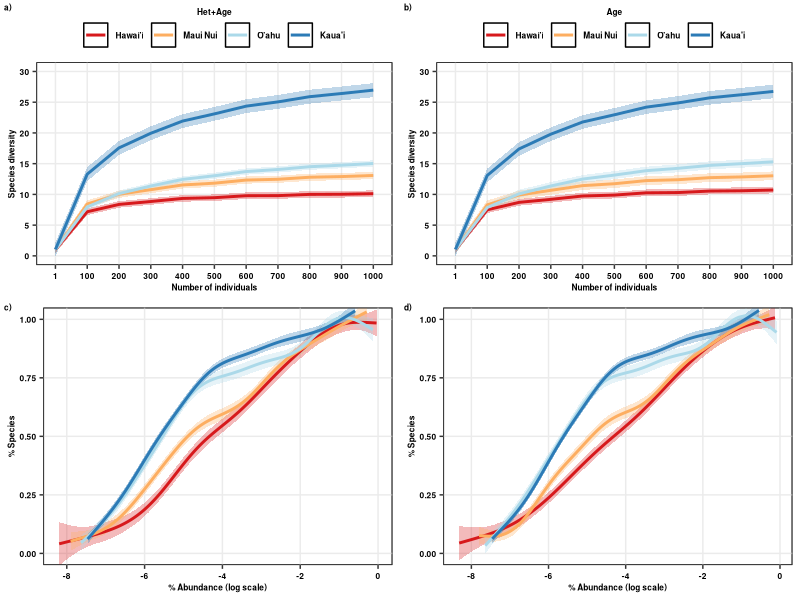

Write the R code that produced this figure.
###############
# All natives #
# 7 plots #####
###############

require(tidyr)
require(dplyr)
require(ggplot2)
require(grid)
require(reshape2)
library(rms)


##################
# Scenario 2 #####
##################

SACs_2<-read.csv("Cleaned_Data/Scen2_Natives_7plots_SACs_GAMMestimates.csv")

RAD_2<-read.csv("Cleaned_Data/Scen2_Natives_7plots_RAD_GAMMestimates.csv")

##################
# Scenario 3 #####
##################

SACs_3<-read.csv("Cleaned_Data/Scen3_Natives_7plots_SACs_GAMMestimates.csv")

RAD_3<-read.csv("Cleaned_Data/Scen3_Natives_7plots_RAD_GAMMestimates.csv")

##################
# SACs ###########
##################

#Scenario 2

SACs_2$m<-as.factor(SACs_2$m)

SACs_2$geo_entity2<-as.character(SACs_2$geo_entity2)
SACs_2$geo_entity2<-ifelse(SACs_2$geo_entity2=="Hawai'i Island","Hawai'i",SACs_2$geo_entity2)
SACs_2$geo_entity2<-ifelse(SACs_2$geo_entity2=="Kaua'i Island","Kaua'i",SACs_2$geo_entity2)
SACs_2$geo_entity2<-ifelse(SACs_2$geo_entity2=="O'ahu Island","O'ahu",SACs_2$geo_entity2)
SACs_2$geo_entity2<-as.factor(SACs_2$geo_entity2)

SACs_2$geo_entity2<-as.factor(SACs_2$geo_entity2)
SACs_2$geo_entity2<-factor(SACs_2$geo_entity2,levels=c("Hawai'i","Maui Nui","O'ahu","Kaua'i"))

SACs_22<-ggplot(SACs_2,aes(x=m,y=fit,group=geo_entity2,color=geo_entity2))+ 
  #geom_point(position = position_jitter(w = 0.02, h = 0),size=0.5,alpha=0.2)+
  geom_ribbon(data=SACs_2,aes(ymin=lwrS,ymax=uprS,fill=geo_entity2), alpha = 0.3,colour="transparent")+
  geom_line(data=SACs_2,aes(x=m,y=fit,group=geo_entity2,color=geo_entity2),size=1)+
  #geom_smooth(data=SACs_2,aes(x=m,y=qD_pred,group=geo_entity2,color=geo_entity2),size=1,se=FALSE,method="gam",formula=y~s(x))+
  scale_y_continuous(breaks=c(0,5, 10, 15, 20,25,30))+
  scale_colour_manual(values=c("#d7191c","#fdae61","#abd9e9","#2c7bb6"))+
  scale_fill_manual(values=c("#d7191c","#fdae61","#abd9e9","#2c7bb6"))+
  coord_cartesian(ylim=c(0,30))+
 
  ylab("Species diversity")+xlab("Number of individuals")+
  guides(colour=guide_legend(title="Het+Age",title.position = "top"),fill="none")+

  theme_bw()+theme(legend.position="top", axis.title.y=element_text(colour="black",face="bold",size=6),
                   axis.title.x=element_text(colour="black",face="bold",size=6),
                   axis.text.x=element_text(colour=c("black"),face="bold",size=6),
                   axis.text.y=element_text(colour=c("black"),face="bold",size=6),
                   legend.text=element_text(colour=c("black"),face="bold",size=6),
                   legend.title = element_text(colour=c("black"),face="bold",size=6),
                   legend.title.align = 0.5,
                   legend.margin =margin(t=0, r=0, b=0, l=0, unit="cm"),
                   panel.background =element_rect(fill="transparent",colour="black"),panel.grid.minor=element_blank())

#Scenario 3

SACs_3$m<-as.factor(SACs_3$m)

SACs_3$geo_entity2<-as.character(SACs_3$geo_entity2)
SACs_3$geo_entity2<-ifelse(SACs_3$geo_entity2=="Hawai'i Island","Hawai'i",SACs_3$geo_entity2)
SACs_3$geo_entity2<-ifelse(SACs_3$geo_entity2=="Kaua'i Island","Kaua'i",SACs_3$geo_entity2)
SACs_3$geo_entity2<-ifelse(SACs_3$geo_entity2=="O'ahu Island","O'ahu",SACs_3$geo_entity2)
SACs_3$geo_entity2<-as.factor(SACs_3$geo_entity2)

SACs_3$geo_entity2<-as.factor(SACs_3$geo_entity2)
SACs_3$geo_entity2<-factor(SACs_3$geo_entity2,levels=c("Hawai'i","Maui Nui","O'ahu","Kaua'i"))


SACs_33<-ggplot(SACs_3,aes(x=m,y=qD,group=geo_entity2,color=geo_entity2))+ 
  geom_ribbon(data=SACs_3,aes(ymin=lwrS,ymax=uprS,fill=geo_entity2), alpha = 0.3,colour="transparent")+
  geom_line(data=SACs_3,aes(x=m,y=fit,group=geo_entity2,color=geo_entity2),size=1)+
  #geom_smooth(data=SACs_2,aes(x=m,y=qD_pred,group=geo_entity2,color=geo_entity2),size=1,se=FALSE,method="gam",formula=y~s(x))+
  scale_y_continuous(breaks=c(0,5, 10, 15, 20,25,30))+
  scale_colour_manual(values=c("#d7191c","#fdae61","#abd9e9","#2c7bb6"))+
  scale_fill_manual(values=c("#d7191c","#fdae61","#abd9e9","#2c7bb6"))+
  ylab("Species diversity")+xlab("Number of individuals")+
  #scale_color_npg()+
  coord_cartesian(ylim=c(0,30))+
  guides(colour=guide_legend(title="Age",title.position = "top"), fill="none")+
  theme_bw()+theme(legend.position="top", axis.title.y=element_text(colour="black",face="bold",size=6),
                   axis.title.x=element_text(colour="black",face="bold",size=6),
                   axis.text.x=element_text(colour=c("black"),face="bold",size=6),
                   axis.text.y=element_text(colour=c("black"),face="bold",size=6),
                   legend.text=element_text(colour=c("black"),face="bold",size=6),
                   legend.title = element_text(colour=c("black"),face="bold",size=6),
                   legend.title.align = 0.5,
                   legend.margin =margin(t=0, r=0, b=0, l=0, unit="cm"),
                   panel.background =element_rect(fill="transparent",colour="black"),panel.grid.minor=element_blank())

##################
# RADs ###########
##################

#Scenario 2

RAD_2$geo_entity2<-as.character(RAD_2$geo_entity2)
RAD_2$geo_entity2<-ifelse(RAD_2$geo_entity2=="Hawai'i Island","Hawai'i",RAD_2$geo_entity2)
RAD_2$geo_entity2<-ifelse(RAD_2$geo_entity2=="Kaua'i Island","Kaua'i",RAD_2$geo_entity2)
RAD_2$geo_entity2<-ifelse(RAD_2$geo_entity2=="O'ahu Island","O'ahu",RAD_2$geo_entity2)
RAD_2$geo_entity2<-as.factor(RAD_2$geo_entity2)

RAD_2$geo_entity2<-as.factor(RAD_2$geo_entity2)
RAD_2$geo_entity2<-factor(RAD_2$geo_entity2,levels=c("Hawai'i","Maui Nui","O'ahu","Kaua'i"))

raDs_2<-ggplot(RAD_2,aes(y=fit,x=log(RelAbund),group=geo_entity2,color=geo_entity2))+ 
  geom_ribbon(data=RAD_2,aes(ymin=lwrS,ymax=uprS,fill=geo_entity2), alpha = 0.3,colour="transparent")+
  geom_line(data=RAD_2,aes(x=log(RelAbund),y=fit,group=geo_entity2,color=geo_entity2),size=1)+
  # geom_point(position = position_jitter(w = 0, h = 0.02),size=0.5,alpha=0.1)+
  # geom_smooth(data=RAD_2, aes(y=RankN_pred,x=log(RelAbund), group=geo_entity2, color=geo_entity2),method="gam", formula=y~s(x),size=1,se=FALSE)+
  scale_colour_manual(values=c("#d7191c","#fdae61","#abd9e9","#2c7bb6"))+
  scale_fill_manual(values=c("#d7191c","#fdae61","#abd9e9","#2c7bb6"))+
  coord_cartesian(ylim=c(0,1))+
  ylab("% Species")+xlab("% Abundance (log scale)")+
  #scale_color_npg()+
  guides(colour=guide_legend(title=""),fill="none")+
  theme_bw()+theme(axis.title.x=element_text(colour="black",face="bold",size=6),
                   axis.title.y=element_text(colour="black",face="bold",size=6),
                   axis.text.x=element_text(colour=c("black"),face="bold",size=6),
                   axis.text.y=element_text(colour=c("black"),face="bold",size=6),
                   legend.text=element_text(colour="black",face="bold",size=6),
                   legend.title.align = 0,
                   legend.position=c("none"),
                   legend.title=element_text(colour="black",face="bold",size=6),
                   legend.key.size = unit(2.5, 'lines'),
                   panel.background =element_rect(fill="transparent",colour="black"),panel.grid.minor=element_blank())

#Scenario 3

RAD_3$geo_entity2<-as.character(RAD_3$geo_entity2)
RAD_3$geo_entity2<-ifelse(RAD_3$geo_entity2=="Hawai'i Island","Hawai'i",RAD_3$geo_entity2)
RAD_3$geo_entity2<-ifelse(RAD_3$geo_entity2=="Kaua'i Island","Kaua'i",RAD_3$geo_entity2)
RAD_3$geo_entity2<-ifelse(RAD_3$geo_entity2=="O'ahu Island","O'ahu",RAD_3$geo_entity2)
RAD_3$geo_entity2<-as.factor(RAD_3$geo_entity2)

RAD_3$geo_entity2<-as.factor(RAD_3$geo_entity2)
RAD_3$geo_entity2<-factor(RAD_3$geo_entity2,levels=c("Hawai'i","Maui Nui","O'ahu","Kaua'i"))

raDs_3<-ggplot(RAD_3,aes(y=fit,x=log(RelAbund),group=geo_entity2,color=geo_entity2))+ 
  geom_ribbon(data=RAD_3,aes(ymin=lwrS,ymax=uprS,fill=geo_entity2), alpha = 0.3,colour="transparent")+
  geom_line(data=RAD_3,aes(x=log(RelAbund),y=fit,group=geo_entity2,color=geo_entity2),size=1)+
  # geom_point(position = position_jitter(w = 0, h = 0.02),size=0.5,alpha=0.1)+
  # geom_smooth(data=RAD_3, aes(y=RankN_pred,x=log(RelAbund), group=geo_entity2, color=geo_entity2),method="gam", formula=y~s(x),size=1,se=FALSE)+
  scale_colour_manual(values=c("#d7191c","#fdae61","#abd9e9","#2c7bb6"))+
  scale_fill_manual(values=c("#d7191c","#fdae61","#abd9e9","#2c7bb6"))+
  
  coord_cartesian(ylim=c(0,1))+
  guides(colour=guide_legend(title=""),fill="none")+
  ylab("% Species")+xlab("% Abundance (log scale)")+
  #scale_color_npg()+
  guides(colour=guide_legend(title=""))+
  theme_bw()+theme(axis.title.x=element_text(colour="black",face="bold",size=6),
                   axis.title.y=element_text(colour="black",face="bold",size=6),
                   axis.text.x=element_text(colour=c("black"),face="bold",size=6),
                   axis.text.y=element_text(colour=c("black"),face="bold",size=6),
                   legend.text=element_text(colour="black",face="bold",size=6),
                   legend.title.align = 0,
                   legend.position=c("none"),
                   legend.title=element_text(colour="black",face="bold",size=6),
                   legend.key.size = unit(2.5, 'lines'),
                   panel.background =element_rect(fill="transparent",colour="black"),panel.grid.minor=element_blank())

############
# merge ####
############

require(cowplot)

# just SACs & RADs

togg2<-plot_grid(SACs_22,SACs_33,raDs_2,raDs_3,
                 labels=c("a)","b)","c)","d)"),label_size = 6,
                 ncol=2)

png(filename="Figures/SACs_RADs_Natives_7plots_Fig3.png", 
    units="in", 
    width=8, 
    height=6, 
    pointsize=2, 
    res=400)

togg2

dev.off()
